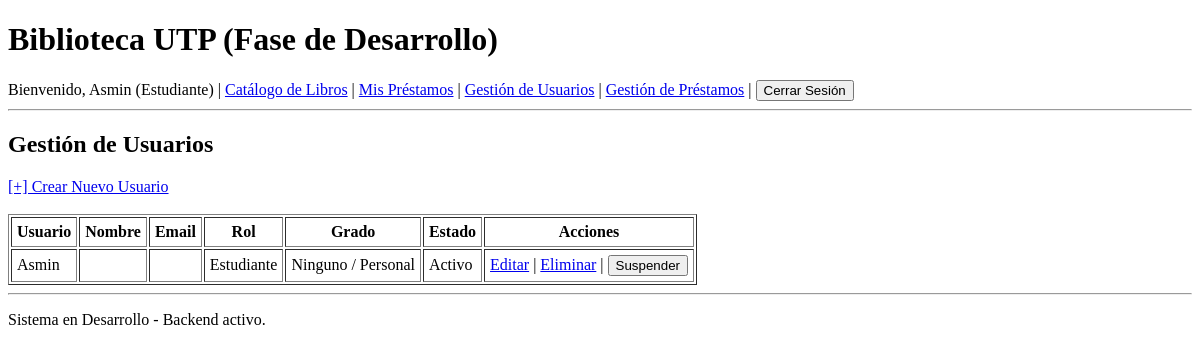
Before: /usuarios/lista/ (signed in) with the older database file.
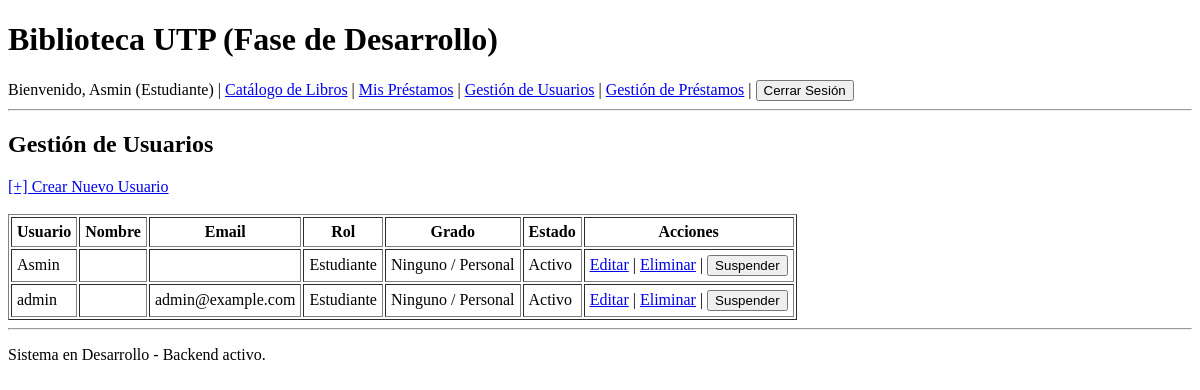
After: the same page with the newer database file.
### apps/usuarios/models.py (models this page shows, shortened)
class Usuario(AbstractUser):
    ROLES = (
        ('estudiante', 'Estudiante'),
        ('docente', 'Docente'),
        ('bibliotecario', 'Bibliotecario'),
    )
    GRADOS = (
        ('primaria', 'Primaria'),
        ('secundaria', 'Secundaria'),
        ('ninguno', 'Ninguno / Personal'),
    )
    rol = models.CharField(max_length=20, choices=ROLES, default='estudiante')
    grado_escolar = models.CharField(max_length=20, choices=GRADOS, default='ninguno')

### apps/usuarios/views.py (the view)
# urls.py: path('lista/', views.UsuarioListView.as_view(), name='lista'),
class UsuarioListView(LoginRequiredMixin, BibliotecarioRequiredMixin, ListView):
    model = Usuario
    template_name = 'usuarios/usuario_list.html'
    context_object_name = 'usuarios'

### apps/usuarios/views.py (called while the page is built)
    def test_func(self):
        return self.request.user.is_superuser or self.request.user.rol == 'bibliotecario'

### apps/usuarios/templates/usuarios/usuario_list.html (shortened to what this page needs)
{% extends 'usuarios/base.html' %}
{% block content %}
    <h2>Gestión de Usuarios</h2>
    <a href="{% url 'usuarios:crear' %}">[+] Crear Nuevo Usuario</a>
    <br><br>
    <table border="1" cellpadding="5">
        <thead>
            <tr>
                <th>Usuario</th>
                <th>Nombre</th>
                <th>Email</th>
                <th>Rol</th>
                <th>Grado</th>
                <th>Estado</th>
                <th>Acciones</th>
            </tr>
        </thead>
        <tbody>
            {% for u in usuarios %}
            <tr>
                <td>{{ u.username }}</td>
                <td>{{ u.get_full_name }}</td>
                <td>{{ u.email }}</td>
                <td>{{ u.get_rol_display }}</td>
                <td>{{ u.get_grado_escolar_display }}</td>
                <td>{% if u.is_active %}Activo{% else %}Suspendido{% endif %}</td>
                <td>
                    <a href="{% url 'usuarios:editar' u.pk %}">Editar</a> |
                    <a href="{% url 'usuarios:eliminar' u.pk %}">Eliminar</a> |
                    <form action="{% url 'usuarios:suspender' u.pk %}" method="post" style="display:inline;">
                        <button type="submit">{% if u.is_active %}Suspender{% else %}Activar{% endif %}</button>
                    </form>
                </td>
            </tr>
            {% empty %}
            <tr>
                <td colspan="7">No hay usuarios registrados.</td>
            </tr>
            {% endfor %}
        </tbody>
    </table>
{% endblock %}

### apps/usuarios/templates/usuarios/base.html (shortened to what this page needs)
<!DOCTYPE html>
<html lang="es">
<head>
</head>
<body>
    <header>
        <h1>Biblioteca UTP (Fase de Desarrollo)</h1>
        <nav>
            {% if user.is_authenticated %}
                <span>Bienvenido, {{ user.username }} ({{ user.get_rol_display }})</span>
                | <a href="{% url 'libros:catalogo' %}">Catálogo de Libros</a>
                {% if user.rol == 'estudiante' or user.rol == 'docente' %}
                    | <a href="{% url 'prestamos:mis_prestamos' %}">Mis Préstamos</a>
                {% endif %}
                {% if user.rol == 'bibliotecario' or user.is_superuser %}
                | <a href="{% url 'usuarios:lista' %}">Gestión de Usuarios</a>
                | <a href="{% url 'prestamos:gestion' %}">Gestión de Préstamos</a>
                {% endif %}
                | <form action="{% url 'usuarios:logout' %}" method="post" style="display:inline;">
                    <button type="submit">Cerrar Sesión</button>
                  </form>
            {% else %}
                <a href="{% url 'usuarios:login' %}">Iniciar Sesión</a> |
                <a href="{% url 'usuarios:registro' %}">Registrarse</a>
            {% endif %}
        </nav>
        <hr>
    </header>
    <main>
        {% block content %}{% endblock %}
    </main>
    <footer>
        <hr>
        <p>Sistema en Desarrollo - Backend activo.</p>
    </footer>
</body>
</html>

Changed rows visible on the page:
added Usuario: username "admin", email "admin@example.com", rol "Estudiante", grado_escolar "Ninguno / Personal", is_active "Activo"
